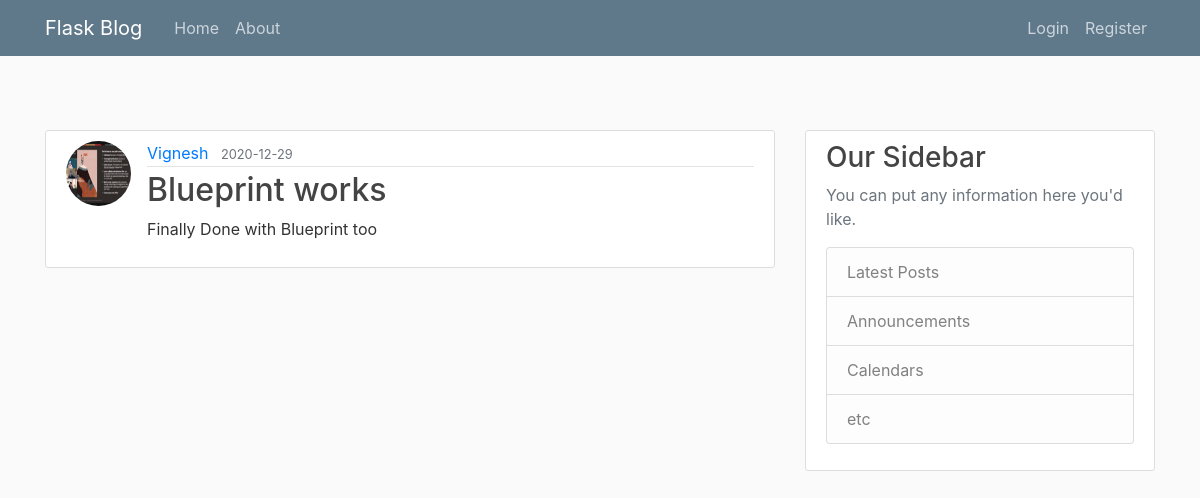
Page /post/5 on the earlier database version.
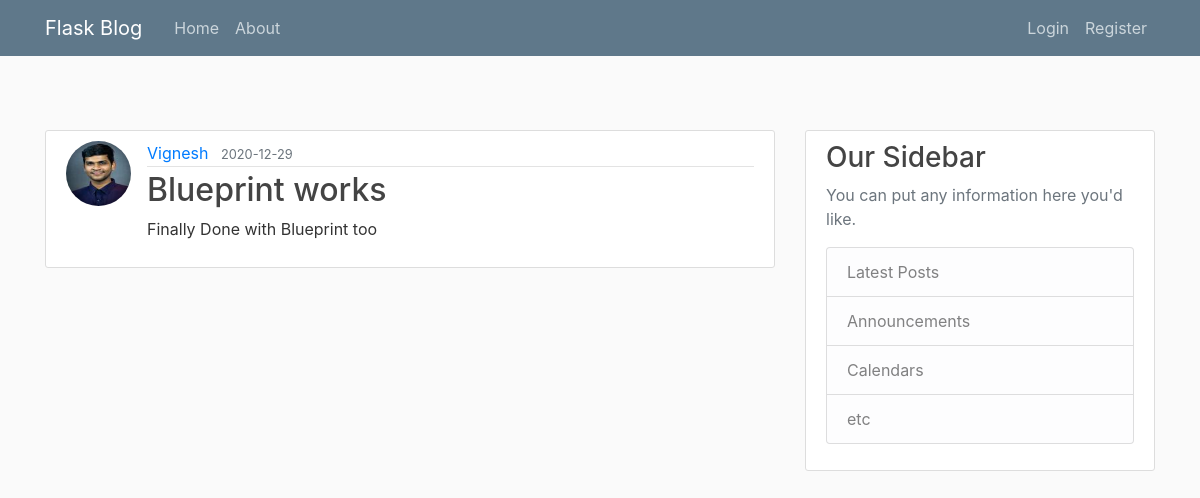
Same page on the later database version.
### flaskblog/models.py (models this page shows, shortened)
class User(db.Model, UserMixin):
    id = db.Column(db.Integer, primary_key=True)
    username = db.Column(db.String(20), unique=True, nullable=False)
    email = db.Column(db.String(120), unique=True, nullable=False)
    image_file = db.Column(db.String(20), nullable=False, default="default.jpg")
    password = db.Column(db.String(60), nullable=False)
    posts = db.relationship("Post", backref="author", lazy=True)

### flaskblog/posts/routes.py (the view)
@posts.route("/post/<int:post_id>")
def post(post_id):
    post = Post.query.get_or_404(post_id)
    return render_template("post.html", title=post.title, post=post)

### flaskblog/templates/post.html (shortened to what this page needs)
{% extends "layout.html" %}
{% block content %}
    <article class="media content-section">
        <img src="{{ url_for('static', filename='profile_pics/' + post.author.image_file) }}" alt="" class="rounded-circle article-img">
      <div class="media-body">
        <div class="article-metadata">
          <a class="mr-2" href="{{ url_for('users.user_posts', username=post.author.username) }}">{{ post.author.username }}</a>
          <small class="text-muted">{{ post.date_posted.strftime('%Y-%m-%d') }}</small>
        </div>
        <h2 class="article-title">{{ post.title }}</h2>
        <p class="article-content">{{ post.content }}</p>
      </div>
    </article>
{% endblock content %}

Differences in the rows shown:
changed User "Vignesh": image_file: a different picture
